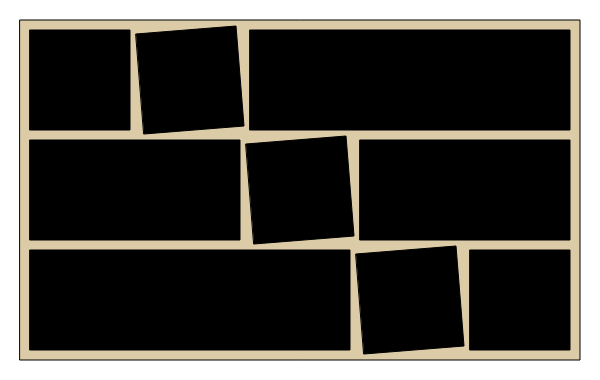
Frame 1 (no input)
Frame 60 (no input): identical to frame 1, image omitted
Frame 120 (the mouse pressed at the canvas centre since frame 60): identical to frame 1, image omitted

The p5.js sketch that drew this single still picture (run headless with seeded random() and noise() and a simulated clock; from frame 60 on, the mouse is pressed at the canvas centre):

// p5.js sketch
// ── sketch.js
let mBgnd = "#dbcba7";

let A = 100;
let B = 10;

let pWidth = 5 * A + 6 * B;
let pHeight = 3 * A + 4 * B;

function setup() {
  createCanvas(pWidth + 40, pHeight + 40);
}

function draw() {
  background(255);

  translate(20, 20);
  stroke(0);
  fill(mBgnd);
  rect(0, 0, pWidth, pHeight);

  fill(0);

  // first row
  translate(B, B);
  rect(0, 0, A, A);

  let nudge = 4;
  translate(A + B, 0);
  quad(
    0 - nudge, 0 + nudge,
    A - nudge, 0 - nudge,
    A + nudge, A - nudge,
    0 + nudge, A + nudge
  );

  translate(A + B, 0);
  rect(0, 0, 3 * A + 2 * B, A);

  // second row
  translate(-2 * (A + B), A + B);
  rect(0, 0, 2 * A + B, A);
 
  translate(2 * (A + B), 0);
  quad(
    0 - nudge, 0 + nudge,
    A - nudge, 0 - nudge,
    A + nudge, A - nudge,
    0 + nudge, A + nudge
  );

  translate(A + B, 0);
  rect(0, 0, 2 * A + B, A);

  // third row
  translate(-3 * (A + B), A + B);
  rect(0, 0, 3 * A + 2 * B, A);

  translate(3 * (A + B), 0);
  quad(
    0 - nudge, 0 + nudge,
    A - nudge, 0 - nudge,
    A + nudge, A - nudge,
    0 + nudge, A + nudge
  );

  translate(A + B, 0);
  rect(0, 0, A, A);
}
